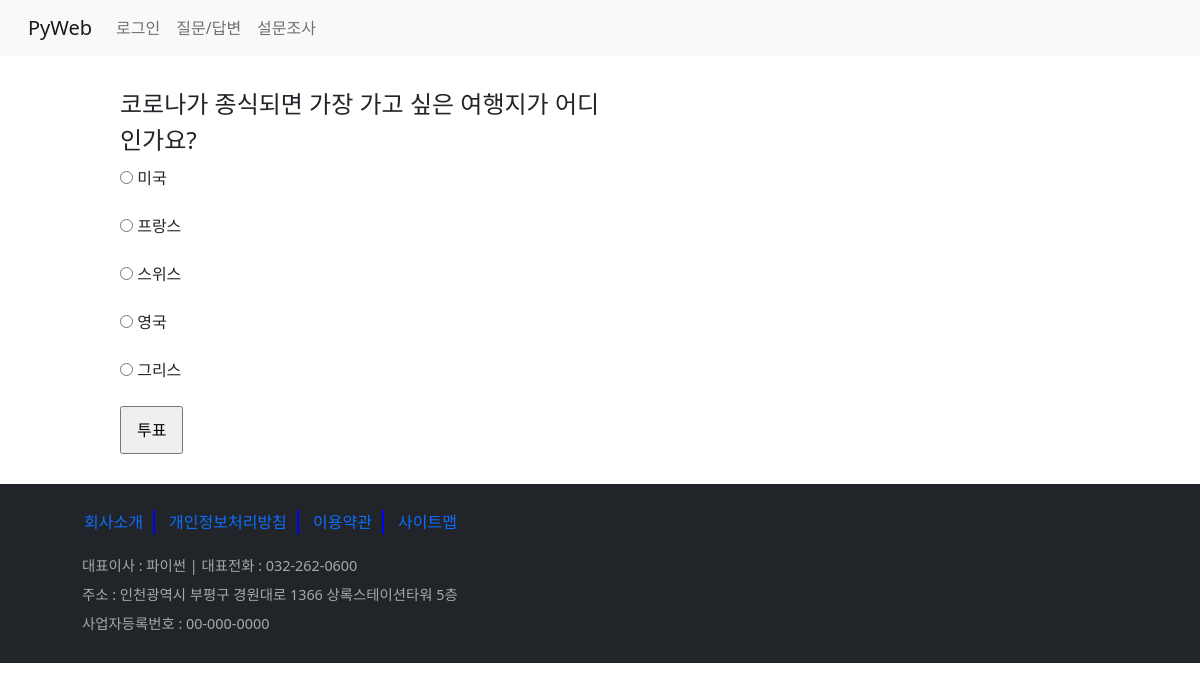
The page /polls/1/ on the database its author committed.
### polls/models.py (models this page shows, shortened)
class Question(models.Model):
    question_text = models.CharField(max_length=200)
    pub_date = models.DateTimeField()

class Choice(models.Model):
    choice_text = models.CharField(max_length=200)
    votes = models.IntegerField(default=0)
    question = models.ForeignKey(Question, on_delete=models.CASCADE)

### polls/views.py (the view)
# urls.py: path('<int:pk>/', views.detail, name='detail'),
def detail(request, pk):
    question = Question.objects.get(id=pk)
    return render(request, 'polls/detail.html', {'question':question})

### templates/polls/detail.html (shortened to what this page needs)
{% extends 'base.html' %}
{% block content %}
{% load static %}
<html lang="ko">
<head>
    <link rel="stylesheet" href="{% static 'polls/style.css' %}">
</head>
<body>
    <div id="container">
        <section>
            <form action="{% url 'polls:vote' question.id %}" method="post">
                <fieldset>
                    <legend>{{ question.question_text }}</legend>
                    {% for choice in question.choice_set.all %}
                    <p>
                        <input type="radio" name="choice" value="{{ choice.id }}">
                        <label>{{ choice.choice_text }}</label>
                    </p>
                    {% endfor %}
                </fieldset>
                <p><input type="submit" value="투표"></p>
            </form>
        </section>
    </div>
</body>
</html>
{% endblock %}

### static/polls/style.css (style rules this page uses)
#container { width:1000px; margin:30px auto; }
section form { width: 500px; margin: 30px 20px; }
section input[type='submit'] { padding: 10px 15px; }

### rows shown on the page
Question: question_text "코로나가 종식되면 가장 가고 싶은 여행지가 어디인가요?"
Choice: choice_text "미국"
Choice: choice_text "프랑스"
Choice: choice_text "스위스"
Choice: choice_text "영국"
Choice: choice_text "그리스"
